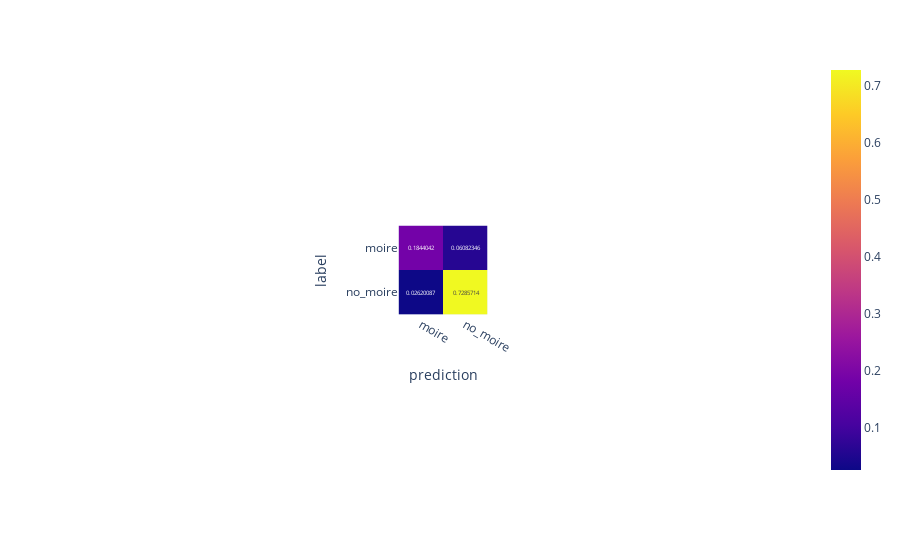

The code cell stored with this chart in its notebook:
### Code cell
get_confusion_matrix( metrics, relative=True )

### Figure 1 — Plotly figure (JSON) as saved in the notebook; plotly's stock layout.template omitted (floating-point values rounded to 4 significant figures)
{"data": [{"coloraxis": "coloraxis", "hovertemplate": "prediction: %{x}<br>label: %{y}<br>color: %{z}<extra></extra>", "name": "0", "texttemplate": "%{z}", "type": "heatmap", "x": ["moire", "no_moire"], "xaxis": "x", "y": ["moire", "no_moire"], "yaxis": "y", "z": [[0.1844, 0.06082], [0.0262, 0.7286]]}], "layout": {"autosize": true, "coloraxis": {"colorscale": [[0, "#0d0887"], [0.1111, "#46039f"], [0.2222, "#7201a8"], [0.3333, "#9c179e"], [0.4444, "#bd3786"], [0.5556, "#d8576b"], [0.6667, "#ed7953"], [0.7778, "#fb9f3a"], [0.8889, "#fdca26"], [1, "#f0f921"]]}, "margin": {"t": 60}, "xaxis": {"anchor": "y", "autorange": true, "constrain": "domain", "domain": [0.4388, 0.5612], "range": [-0.5, 1.5], "scaleanchor": "y", "title": {"text": "prediction"}, "type": "category"}, "yaxis": {"anchor": "x", "autorange": true, "constrain": "domain", "domain": [0, 1], "range": [1.5, -0.5], "title": {"text": "label"}, "type": "category"}}}
